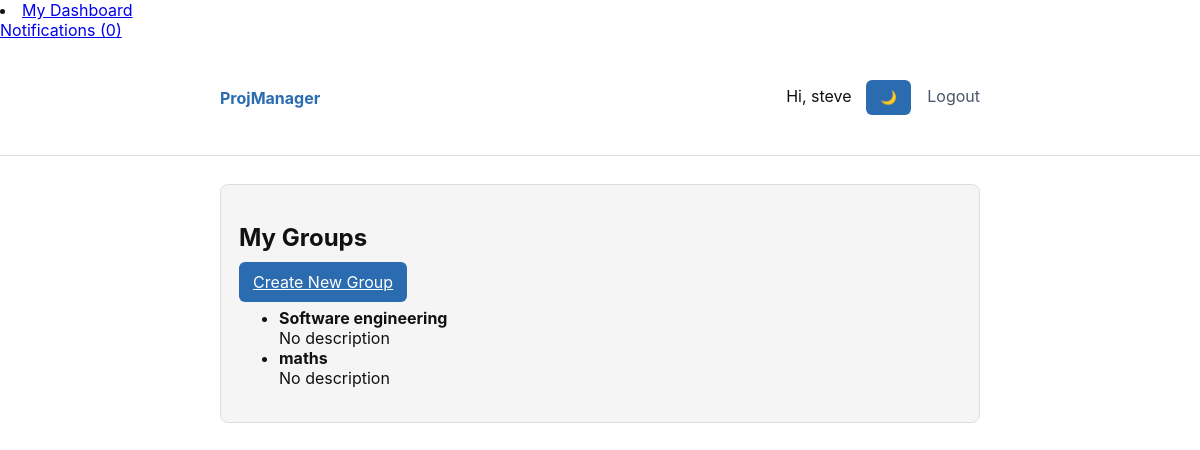
/groups (signed in), run on the app's committed database.
### models.py (models this page shows, shortened)
class User(db.Model, UserMixin):
    id = db.Column(db.Integer, primary_key=True)
    username = db.Column(db.String(80), unique=True, nullable=False)
    email = db.Column(db.String(120), unique=True, nullable=False)
    password_hash = db.Column(db.String(128), nullable=False)

class Group(db.Model):
    id = db.Column(db.Integer, primary_key=True)
    name = db.Column(db.String(100), nullable=False)
    description = db.Column(db.Text, nullable=True)
    admin_id = db.Column(db.Integer, db.ForeignKey('user.id'), nullable=False)
    admin = db.relationship('User', backref='owned_groups')
    members = db.relationship('GroupMembership', back_populates='group', cascade='all, delete-orphan')

### app.py (the view)
@app.route('/groups')
@login_required
def groups():
    memberships = GroupMembership.query.filter_by(user_id=current_user.id).all()
    user_groups = [m.group for m in memberships]
    return render_template('groups.html', groups=user_groups)

### app.py (called while the page is built)
@login_manager.user_loader
def load_user(user_id):
    return User.query.get(int(user_id))

@app.context_processor
def inject_notifications():
    if current_user.is_authenticated:
        unread = Notification.query.filter_by(user_id=current_user.id, is_read=False).all()
        return dict(unread_notifications=unread)
    return dict(unread_notifications=[])

### templates/groups.html
{% extends 'base.html' %}
{% block content %}
<div class="card">
  <h2>My Groups</h2>
  <a href="{{ url_for('create_group') }}" class="btn">Create New Group</a>
  <ul>
    {% for group in groups %}
      <li>
        <strong>{{ group.name }}</strong>
        <br>
        {{ group.description or 'No description' }}
      </li>
    {% else %}
      <li>You are not part of any groups yet.</li>
    {% endfor %}
  </ul>
</div>
{% endblock %}

### templates/base.html (shortened to what this page needs)
<!doctype html>
<html lang="en">
<head>
    <li><a href="{{ url_for('my_dashboard') }}">My Dashboard</a></li>
    <link rel="stylesheet" href="{{ url_for('static', filename='css/style.css') }}">
</head>
<body class="{{ 'dark-mode' if session.get('theme') == 'dark' else '' }}">
{% if current_user.is_authenticated %}
<a href="{{ url_for('notifications') }}">
    Notifications ({{ current_user.unread_notifications|length }})
</a>
{% endif %}
{% set _ = session.pop('popup_notification', None) %}
<nav class="nav">
    <div class="container">
        <a class="brand" href="{{ url_for('index') }}">ProjManager</a>
        <div class="nav-right">
            {% if current_user.is_authenticated %}
                <span>Hi, {{ current_user.username }}</span>
                <button id="theme-toggle" class="btn" style="margin-left:10px;">
                    🌙
                </button>
                <a href="{{ url_for('logout') }}">Logout</a>
            {% else %}
                <a href="{{ url_for('login') }}">Login</a>
                <a href="{{ url_for('register') }}">Register</a>
            {% endif %}
        </div>
    </div>
</nav>
<main class="container">
    {% block content %}{% endblock %}
</main>
</body>
</html>

### static/css/style.css (style rules this page uses)
:root { --max-width:760px;--accent:#2b6cb0 }
body { font-family:Inter,system-ui,Segoe UI,Roboto,Arial,sans-serif;margin:0;background:#f7fafc;color:#222 }
.container { max-width:var(--max-width);margin:28px auto;padding:0 16px }
.nav { background:white;border-bottom:1px solid #e6eef6 }
.nav .container { display:flex;align-items:center;justify-content:space-between;padding:12px 16px }
.brand { font-weight:700;color:var(--accent);text-decoration:none }
.nav-right a { margin-left:12px;text-decoration:none;color:#4a5568 }
.btn { padding:10px 14px;border:none;border-radius:6px;background:var(--accent);color:white;cursor:pointer }
.card { background:white;padding:18px;border-radius:8px;margin-top:18px }
:root { --bg-color: #ffffff; --text-color: #111111; --card-bg: #f5f5f5; --nav-bg: #ffffff; --border-color: #dddddd; }
body { background: var(--bg-color); color: var(--text-color); }
.card { background: var(--card-bg); border: 1px solid var(--border-color); }
.nav { background: var(--nav-bg); border-bottom: 1px solid var(--border-color); }

### data on the page
User: username "steve"
Group: name "Software engineering", description "No description"
Group: name "maths", description "No description"

### other printed values
{{ current_user.unread_notifications|length }} "0"
